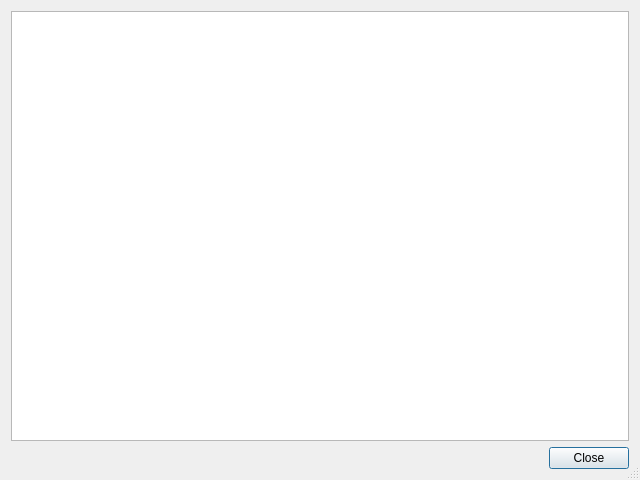
<?xml version="1.0" encoding="UTF-8"?>
<ui version="4.0">
 <class>LicenseDialog</class>
 <widget class="QDialog" name="LicenseDialog">
  <property name="geometry">
   <rect>
    <x>0</x>
    <y>0</y>
    <width>640</width>
    <height>480</height>
   </rect>
  </property>
  <property name="sizeGripEnabled">
   <bool>true</bool>
  </property>
  <property name="modal">
   <bool>true</bool>
  </property>
  <layout class="QVBoxLayout" name="verticalLayout">
   <item>
    <widget class="QTextEdit" name="textEdit">
     <property name="readOnly">
      <bool>true</bool>
     </property>
    </widget>
   </item>
   <item>
    <widget class="QDialogButtonBox" name="buttonBox">
     <property name="orientation">
      <enum>Qt::Horizontal</enum>
     </property>
     <property name="standardButtons">
      <set>QDialogButtonBox::Close</set>
     </property>
    </widget>
   </item>
  </layout>
 </widget>
 <resources/>
 <connections>
  <connection>
   <sender>buttonBox</sender>
   <signal>accepted()</signal>
   <receiver>LicenseDialog</receiver>
   <slot>accept()</slot>
   <hints>
    <hint type="sourcelabel">
     <x>248</x>
     <y>254</y>
    </hint>
    <hint type="destinationlabel">
     <x>157</x>
     <y>274</y>
    </hint>
   </hints>
  </connection>
  <connection>
   <sender>buttonBox</sender>
   <signal>rejected()</signal>
   <receiver>LicenseDialog</receiver>
   <slot>reject()</slot>
   <hints>
    <hint type="sourcelabel">
     <x>316</x>
     <y>260</y>
    </hint>
    <hint type="destinationlabel">
     <x>286</x>
     <y>274</y>
    </hint>
   </hints>
  </connection>
 </connections>
</ui>
